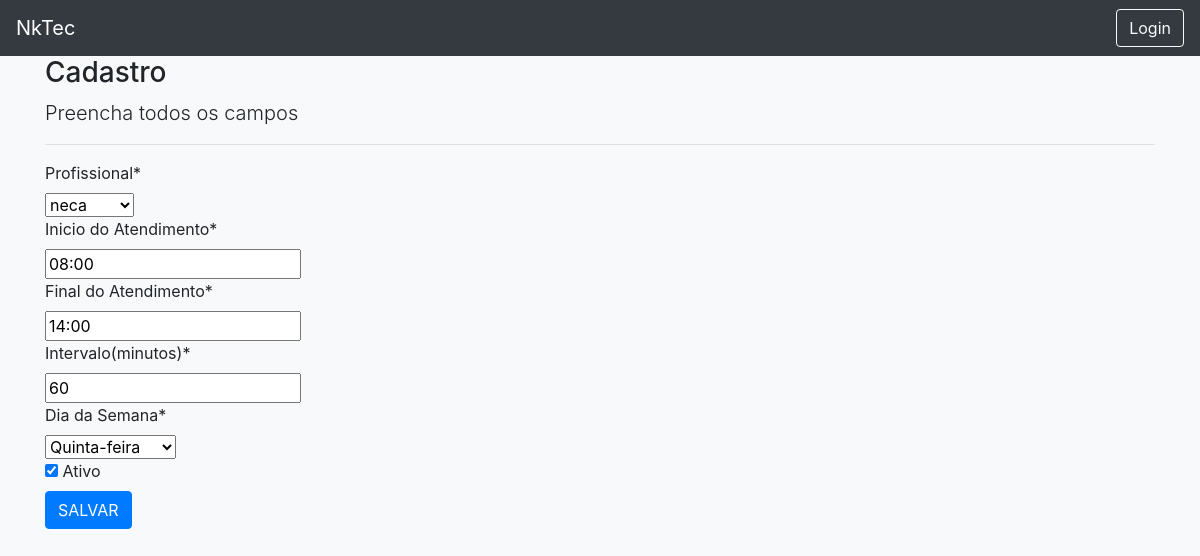
/edit/schedule/1/, run on an earlier commit of the app's database.
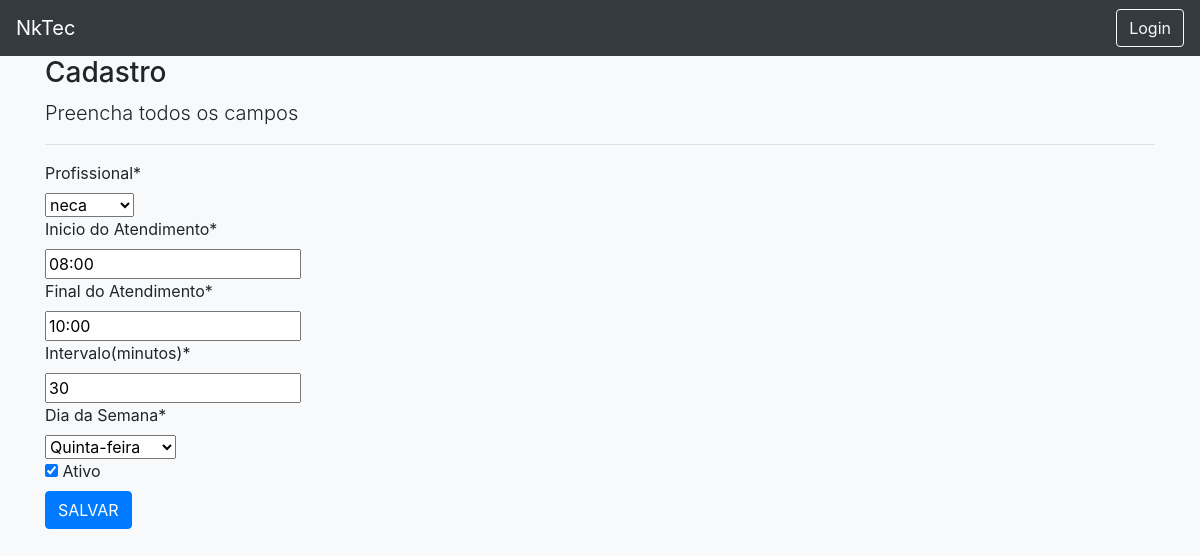
And on a later commit of the database.
### registrations/models.py (models this page shows, shortened)
class Schedule(models.Model):
    WEEKDAY = (
        ('0', 'Segunda-feira'),
        ('1', 'Terça-feira'),
        ('2', 'Quarta-feira'),
        ('3', 'Quinta-feira'),
        ('4', 'Sexta-feira'),
        ('5', 'Sábado'),
        ('6', 'Domingo'),
    ) #0 = monday
    weekday = models.CharField(max_length=1, choices=WEEKDAY,default=0, verbose_name="Dia da Semana")
    professional = models.ForeignKey(User, models.DO_NOTHING, verbose_name="Profissional")
    begin = models.CharField(max_length=5, verbose_name="Inicio do Atendimento")#format hh:mm
    end = models.CharField(max_length=5, verbose_name="Final do Atendimento")#format hh:mm
    interval = models.IntegerField(verbose_name="Intervalo(minutos)") #in minutes ex 10
    active = models.BooleanField(default=True, verbose_name="Ativo")
    created_at = models.DateTimeField(auto_now=True, verbose_name="Criado em")

### registrations/views.py (the view)
# urls.py: path('edit/schedule/<int:pk>/', ScheduleUpdate.as_view(), name ='edit-schedule'),
class ScheduleUpdate(UpdateView):
    model = Schedule
    fields = ['professional', 'begin', 'end','interval','weekday','active']
    template_name = 'registrations/forms.html'
    success_url = reverse_lazy('list-schedule')

### registrations/templates/registrations/forms.html (shortened to what this page needs)
{% extends 'pages/template.html' %}
{% load static %}
{% load crispy_forms_tags %}
{% block content %}
<div class="container">
    <h3>Cadastro</h3>
    <p class="lead"> Preencha todos os campos</p>
    <hr>
    <form action="" method="post">
        {{ form|crispy }}
        <button type="submit" class="btn btn-primary">SALVAR</button>
    </form>
</div>
{% endblock %}

What changed in the data, as far as the page shows it:
changed Schedule "neca": end "14:00" → "10:00"; interval "60" → "30"
